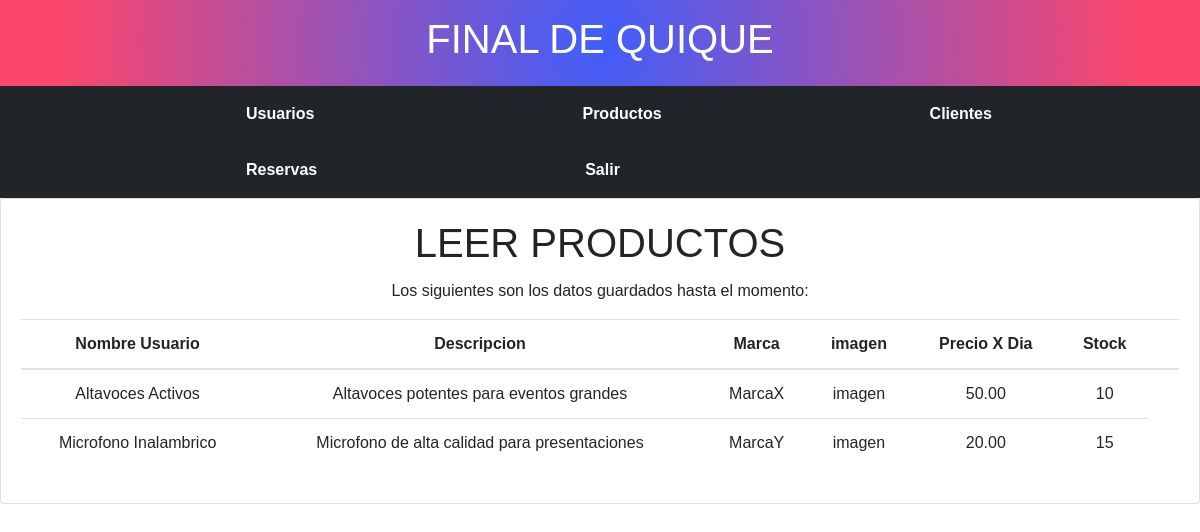
Page /CrudProd/readp.php on the committed database.
### tables this page shows
CREATE TABLE EquiposSonido (
    ID INT AUTO_INCREMENT PRIMARY KEY,
    Nombre VARCHAR(255) NOT NULL,
    Descripcion TEXT,
    Marca VARCHAR(100),
    imagen VARCHAR(100),
    PrecioAlquilerPorDia DECIMAL(10, 2) NOT NULL,
    Stock INT NOT NULL
);

### CrudProd/readp.php (the view)
<?php include("../includes/header.php")?>
<?php include("../config/db.php")?>
    <div class ="card text-center">
        <div class="card-body">
            <h1 class="card-title">LEER PRODUCTOS</h1>
            <p class="card-text">Los siguientes son los datos guardados hasta el momento:</p>
            <div class="table-responsive-sm">
                <table class="table">
                    <thead>
                        <tr>
                            <th>Nombre Usuario</th>
                            <th>Descripcion</th>
                            <th>Marca</th>
                            <th>imagen</th>
                            <th>Precio X Dia</th>
                            <th>Stock</th>
                            <th> </th>
                        </tr>
                    </thead>
                    <tbody>
                        <?php
                        $query = "SELECT * FROM EquiposSonido";
                        $result_Prod = mysqli_query($conn, $query);
                        while($row = mysqli_fetch_array($result_Prod)){?>
                            <tr>
                                <td><?php echo $row['Nombre']?></td>
                                <td><?php echo $row['Descripcion']?></td>
                                <td><?php echo $row['Marca']?></td>
                                <td><?php echo $row['imagen']?></td>
                                <td><?php echo $row['PrecioAlquilerPorDia']?></td>
                                <td><?php echo $row['Stock']?></td>
                            </tr>
                        <?php } ?>
                    </tbody>
                </table>
            </div>
        </div>
    </div>
<?php include("../includes/footer.php")?>

### includes/header.php (shortened to what this page needs)
<!DOCTYPE html>
<html lang="en">
<head>
    <link rel="stylesheet" href="https://stackpath.bootstrapcdn.com/bootstrap/4.4.1/css/bootstrap.min.css">
    <link rel="stylesheet" href="../css/header.css">
</head>
<body>
    <header>
        <h1>FINAL DE QUIQUE</h1>
    </header>
    <nav>
        <div class="navbar-collapse">
            <a class="font-weight-bold" href="/FinalQuique/CrudUser/Crud.php">Usuarios</a>
            <a class="font-weight-bold" href="/FinalQuique/CrudProd/Crud2.php">Productos</a>
            <a class="font-weight-bold" href="/FinalQuique/CrudCliente/Crud3.php">Clientes</a>
            <a class="font-weight-bold" href="/FinalQuique/CrudReserva/Crud4.php">Reservas</a>
            <a class="font-weight-bold" href="/FinalQuique/logout_salir.php">Salir</a>
        </div>
    </nav>
</body>
</html>

### includes/footer.php (shortened to what this page needs)
</body>
</html>

### css/header.css (style rules this page uses)
body { margin: 0; padding: 0; font-family: Arial, sans-serif; }
header { background: radial-gradient(circle, rgba(63,94,251,1) 0%, rgba(252,70,107,1) 90%); padding: 15px; text-align: center; color: #ffffff; }
nav { background-color: #212529; overflow: hidden; }
nav a { float: left; display: block; color: white; margin-left: 14rem; text-align: center; padding: 16px 22px; text-decoration: none; }

### rows in the picture
equipossonido: Nombre "Altavoces Activos", Descripcion "Altavoces potentes para eventos grandes", Marca "MarcaX", imagen "imagen", PrecioAlquilerPorDia "50.00", Stock "10"
equipossonido: Nombre "Microfono Inalambrico", Descripcion "Microfono de alta calidad para presentaciones", Marca "MarcaY", imagen "imagen", PrecioAlquilerPorDia "20.00", Stock "15"
